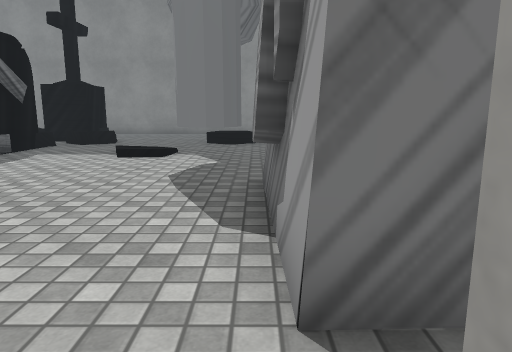
[1] (above)

16 first-person views from a walk through a scene from a Unity 3-D project. The camera is 1.2 m above the floor, tilts 10° down and sees 70° across. The floor is counted in squares, 1 m on a side. Each view is taken from the middle of a square. On the plan, view 1 faces up. The plan holds only what a view shows up to about 15 squares ahead; the rest is blank. The place goes on beyond the plan. The player character is not drawn. Some animated figures are not drawn. Some surface patterns are stand-ins.

[2]
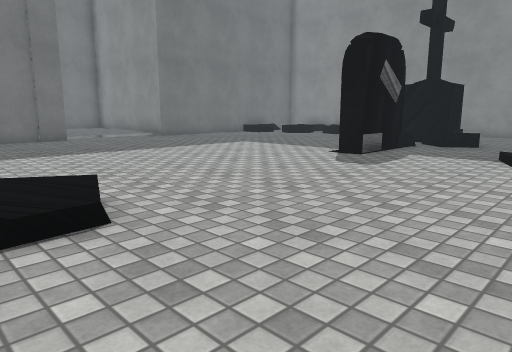

[3]
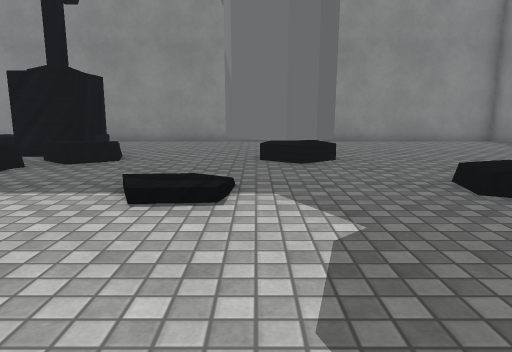

[4]
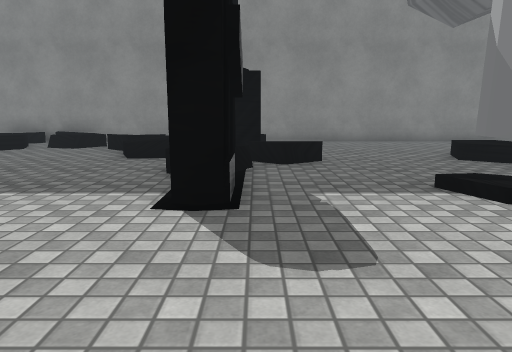

[5]
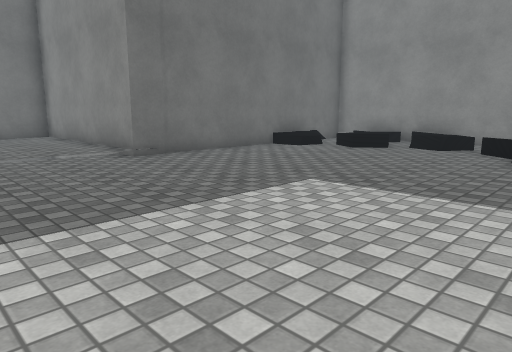

[6]
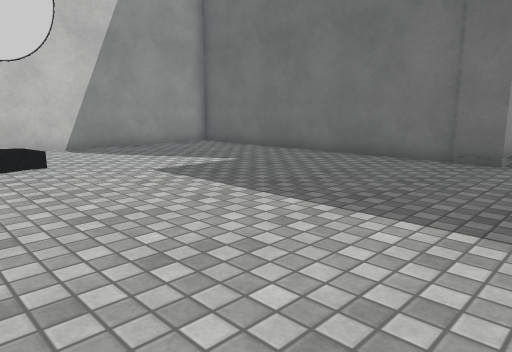

[7]
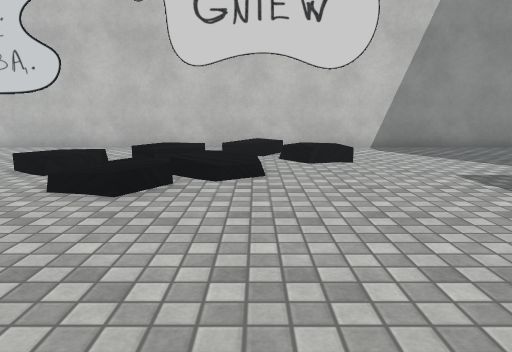

[8]
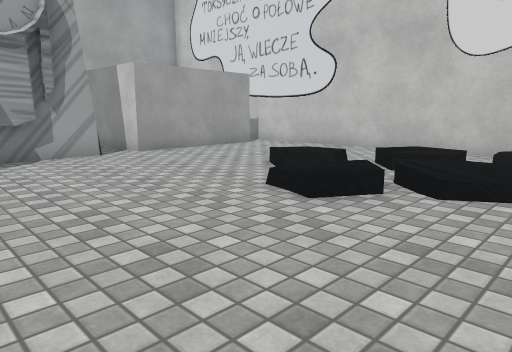

[9]
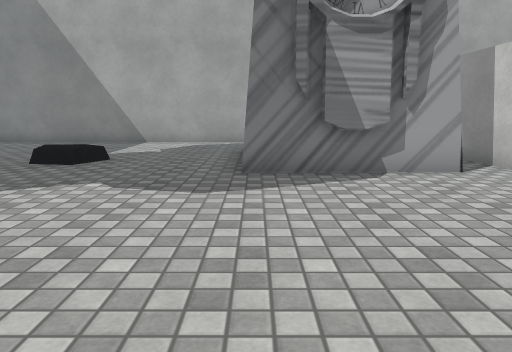

[10]
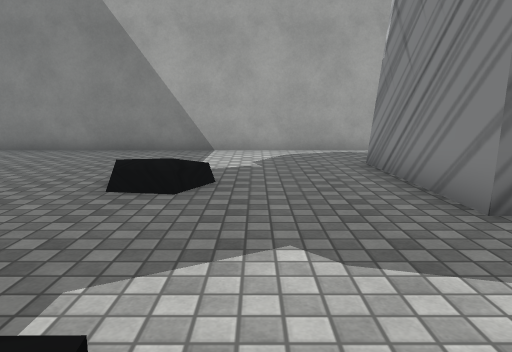

[11]
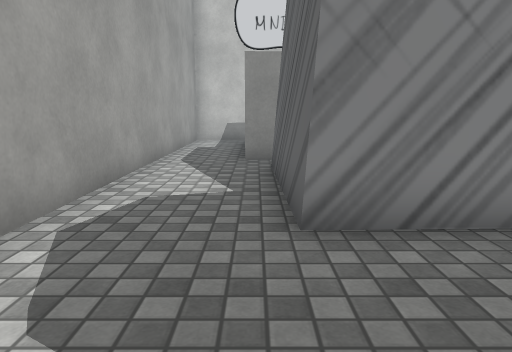

[12]
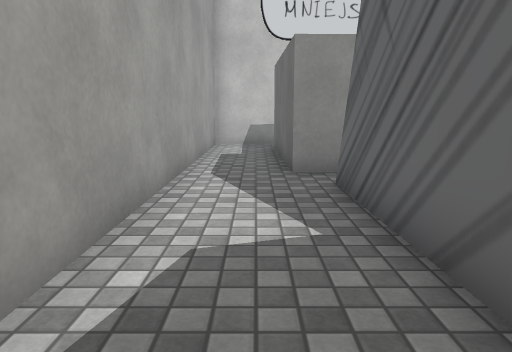

[13]
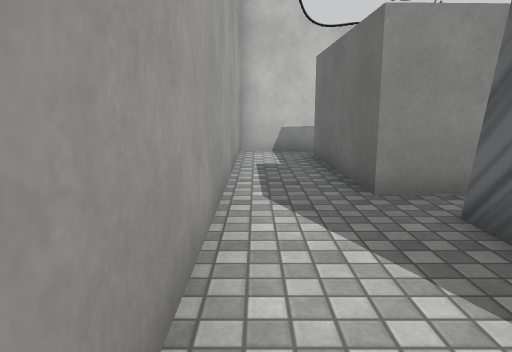

[14]
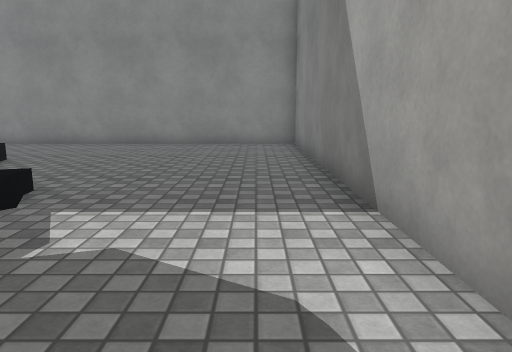

[15]
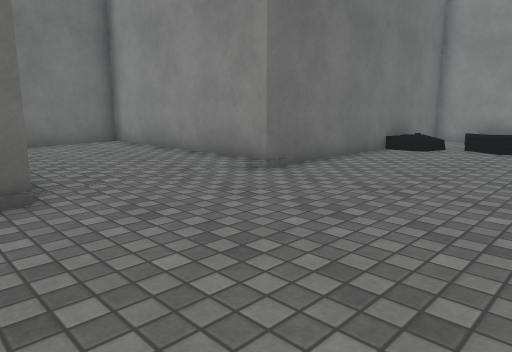

[16]
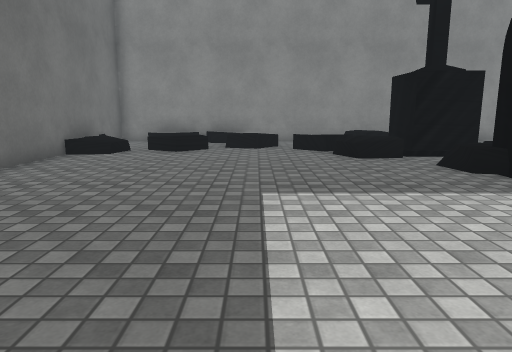

### Floor plan
Key: @ floor where view 1 was taken; # wall or solid block; . main floor; : floor 0.25 m higher than the main floor; + floor 0.5 m higher than the main floor; / step, stairs or slope; = window, fence, low wall or low ledge; O other object.
Columns run from 26 left of view 1 to 8 right of it. Each row starts with its distance up from view 1.
 20         ###########################
 19         #O ....  O ...............#
 18        ##.///O/  O ...............#
 17        #O.OO.// /###..............#
 16        #O......//###..............#
 15        #......./+###+.... ........#
 14        #.........../+....O........#
 13        #..........O/....OO........#
 12        #..........#.....##........#
 11        #..........#.../ #O..O.....#
 10 ########/.........#.../:....O.....#
  9 #:::::::/.........................#
  8 ##::::::/.........................#
  7  #::::::/.........................#
  6    :::::/.................O####...#
  5        #/.................O   #...#
  4        #..................O   #...#
  3        #..................O   #...#
  2        #..................O#  #...#
  1        #...........OO......#  ##..#
  0        #........./:/.O....@#   #..#
 -1        #.........//./O.....#   #..#
 -2        #.......:/..O/. ....#   #..#
 -3        #.......///.O..  ...#   #..#
 -4        #......../::.... ...#   #..#
 -5        #.....=====#====  ###   # .#
 -6        ##################      ####

Where each view was taken, in squares from view 1:
view 1: 0 up, 0 right, facing up
view 2: 0 up, 2 left, facing up-left
view 3: 5 up, 2 left, facing up
view 4: 5 up, 7 left, facing up
view 5: 5 up, 9 left, facing up-left
view 6: 7 up, 9 left, facing down-left
view 7: 7 up, 9 left, facing down
view 8: 6 up, 10 left, facing down-right
view 9: 6 up, 7 left, facing right
view 10: 9 up, 4 left, facing right
view 11: 10 up, 5 right, facing down
view 12: 8 up, 6 right, facing down
view 13: 6 up, 7 right, facing down
view 14: 6 up, 6 right, facing up
view 15: 4 up, 13 left, facing up-left
view 16: 5 up, 13 left, facing up
